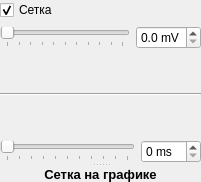
         <widget class="QSplitter" name="menu_experiment_grid_group">
          <property name="orientation">
           <enum>Qt::Vertical</enum>
          </property>
          <property name="opaqueResize">
           <bool>false</bool>
          </property>
          <widget class="QWidget" name="layoutWidget6">
           <layout class="QVBoxLayout" name="menu_experiment_grid_tools">
            <item>
             <widget class="QCheckBox" name="menu_experiment_grid_checkbox">
              <property name="text">
               <string>Сетка</string>
              </property>
              <property name="checked">
               <bool>true</bool>
              </property>
              <property name="tristate">
               <bool>false</bool>
              </property>
             </widget>
            </item>
            <item>
             <layout class="QHBoxLayout" name="menu_experiment_gridU_tool">
              <item>
               <widget class="QSlider" name="menu_experiment_gridU_slider">
                <property name="enabled">
                 <bool>true</bool>
                </property>
                <property name="minimumSize">
                 <size>
                  <width>130</width>
                  <height>0</height>
                 </size>
                </property>
                <property name="toolTip">
                 <string>Изменение горизонтального шага сетки (напряжение)</string>
                </property>
                <property name="maximum">
                 <number>20</number>
                </property>
                <property name="pageStep">
                 <number>2</number>
                </property>
                <property name="sliderPosition">
                 <number>0</number>
                </property>
                <property name="orientation">
                 <enum>Qt::Horizontal</enum>
                </property>
                <property name="tickPosition">
                 <enum>QSlider::TicksBelow</enum>
                </property>
                <property name="tickInterval">
                 <number>2</number>
                </property>
               </widget>
              </item>
              <item>
               <widget class="QDoubleSpinBox" name="menu_experiment_gridU_spin">
                <property name="enabled">
                 <bool>true</bool>
                </property>
                <property name="minimumSize">
                 <size>
                  <width>55</width>
                  <height>0</height>
                 </size>
                </property>
                <property name="toolTip">
                 <string>Изменение горизонтального шага сетки (напряжение)</string>
                </property>
                <property name="suffix">
                 <string> mV</string>
                </property>
                <property name="decimals">
                 <number>1</number>
                </property>
                <property name="maximum">
                 <double>2.000000000000000</double>
                </property>
                <property name="singleStep">
                 <double>0.100000000000000</double>
                </property>
               </widget>
              </item>
             </layout>
            </item>
            <item>
             <spacer name="verticalSpacer_3">
              <property name="orientation">
               <enum>Qt::Vertical</enum>
              </property>
              <property name="sizeHint" stdset="0">
               <size>
                <width>20</width>
                <height>40</height>
               </size>
              </property>
             </spacer>
            </item>
            <item>
             <widget class="Line" name="menu_experiment_gridHorizontal_line">
              <property name="orientation">
               <enum>Qt::Horizontal</enum>
              </property>
             </widget>
            </item>
            <item>
             <spacer name="verticalSpacer_2">
              <property name="orientation">
               <enum>Qt::Vertical</enum>
              </property>
              <property name="sizeHint" stdset="0">
               <size>
                <width>20</width>
                <height>40</height>
               </size>
              </property>
             </spacer>
            </item>
            <item>
             <layout class="QHBoxLayout" name="menu_experiment_gridT_tool">
              <item>
               <widget class="QSlider" name="menu_experiment_gridT_slider">
                <property name="enabled">
                 <bool>true</bool>
                </property>
                <property name="minimumSize">
                 <size>
                  <width>130</width>
                  <height>0</height>
                 </size>
                </property>
                <property name="toolTip">
                 <string>Изменение вертикального шага сетки (время)</string>
                </property>
                <property name="maximum">
                 <number>20</number>
                </property>
                <property name="pageStep">
                 <number>5</number>
                </property>
                <property name="sliderPosition">
                 <number>0</number>
                </property>
                <property name="orientation">
                 <enum>Qt::Horizontal</enum>
                </property>
                <property name="tickPosition">
                 <enum>QSlider::TicksBelow</enum>
                </property>
                <property name="tickInterval">
                 <number>2</number>
                </property>
               </widget>
              </item>
              <item>
               <widget class="QSpinBox" name="menu_experiment_gridT_spin">
                <property name="enabled">
                 <bool>true</bool>
                </property>
                <property name="minimumSize">
                 <size>
                  <width>55</width>
                  <height>0</height>
                 </size>
                </property>
                <property name="toolTip">
                 <string>Изменение вертикального шага сетки (время)</string>
                </property>
                <property name="suffix">
                 <string> ms</string>
                </property>
                <property name="maximum">
                 <number>20</number>
                </property>
               </widget>
              </item>
             </layout>
            </item>
           </layout>
          </widget>
          <widget class="QLabel" name="menu_experiment_grid_label">
           <property name="font">
            <font>
             <weight>75</weight>
             <bold>true</bold>
            </font>
           </property>
           <property name="text">
            <string>&lt;html&gt;&lt;head/&gt;&lt;body&gt;&lt;p&gt;&lt;span style=&quot; font-size:10pt;&quot;&gt;Сетка на графике&lt;/span&gt;&lt;/p&gt;&lt;/body&gt;&lt;/html&gt;</string>
           </property>
           <property name="alignment">
            <set>Qt::AlignCenter</set>
           </property>
           <property name="buddy">
            <cstring>menu_experiment_grid_checkbox</cstring>
           </property>
          </widget>
         </widget>
